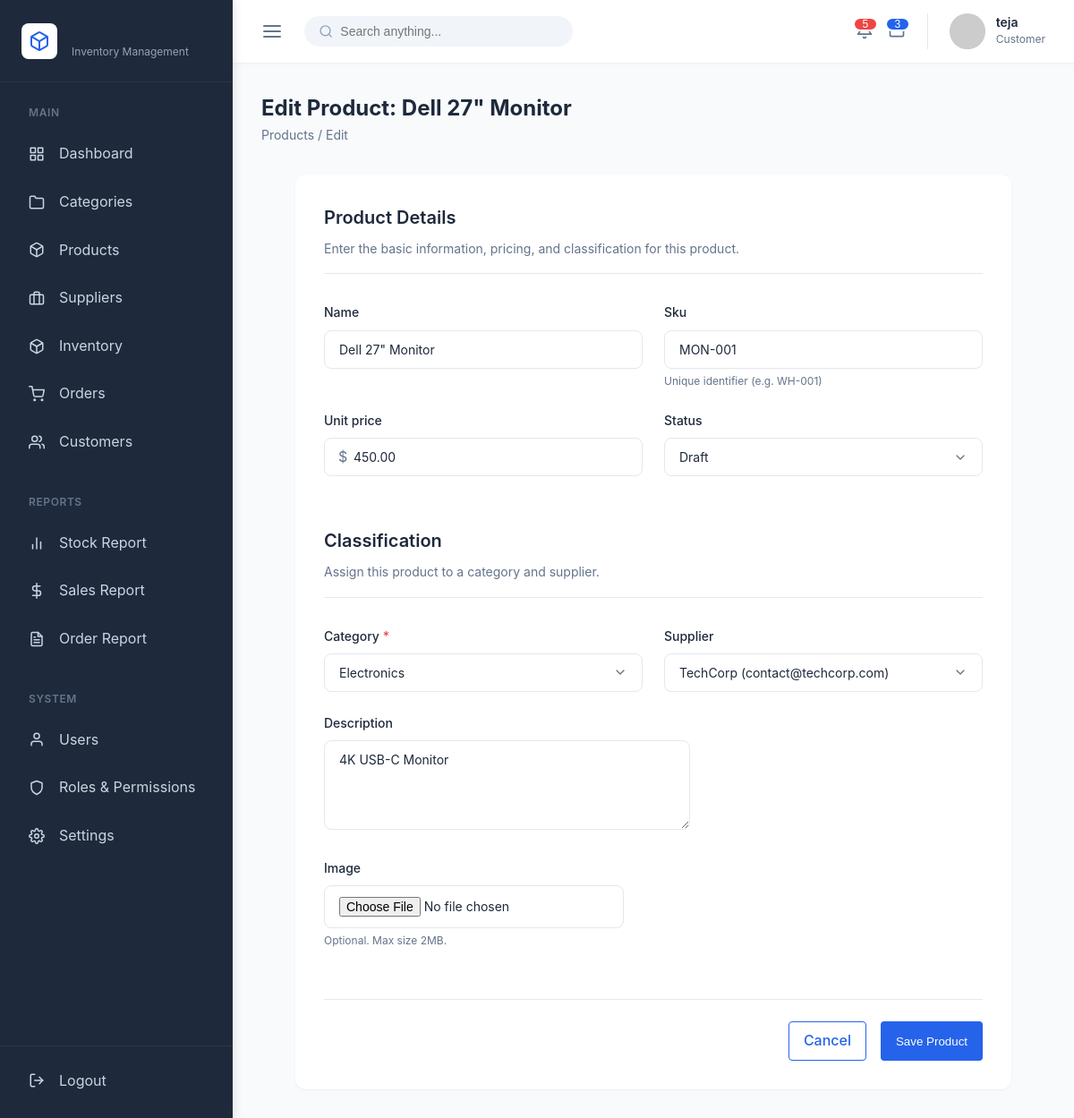
The app's page /products/2/edit/ (signed in) with its own data.
### apps/accounts/models.py (models this page shows, shortened)
class User(AbstractUser):
    class Role(models.TextChoices):
        ADMIN = 'ADMIN', 'Admin'
        INVENTORY_MANAGER = 'INVENTORY_MANAGER', 'Inventory Manager'
        CUSTOMER = 'CUSTOMER', 'Customer'
    role = models.CharField(
        max_length=20,
        choices=Role.choices,
        default=Role.CUSTOMER
    )
    class Meta:
        db_table = 'auth_user'
        verbose_name = 'User'
        verbose_name_plural = 'Users'

### apps/products/models.py (models this page shows, shortened)
class Product(models.Model):
    class Status(models.TextChoices):
        ACTIVE = 'ACTIVE', 'Active'
        DRAFT = 'DRAFT', 'Draft'
        ARCHIVED = 'ARCHIVED', 'Archived'
    sku = models.CharField(max_length=50, unique=True, help_text="Stock Keeping Unit")
    name = models.CharField(max_length=200)
    description = models.TextField(blank=True)
    unit_price = models.DecimalField(max_digits=10, decimal_places=2)
    category = models.ForeignKey(Category, on_delete=models.PROTECT, related_name='products')
    supplier = models.ForeignKey(Supplier, on_delete=models.SET_NULL, null=True, blank=True, related_name='products')
    status = models.CharField(
        max_length=20,
        choices=Status.choices,
        default=Status.DRAFT
    )
    image = models.ImageField(upload_to='products/', null=True, blank=True)
    created_at = models.DateTimeField(auto_now_add=True)
    updated_at = models.DateTimeField(auto_now=True)
    class Meta:
        db_table = 'products'
        ordering = ['name']

### apps/products/views.py (the view, shortened to what this page needs)
# urls.py: path('<int:pk>/edit/', ProductUpdateView.as_view(), name='ui_product_edit'),
class ProductUpdateView(LoginRequiredMixin, UpdateView):
    model = Product
    form_class = ProductForm
    template_name = 'products/form.html'
    success_url = reverse_lazy('ui_product_list')

### apps/products/forms.py
class ProductForm(forms.ModelForm):
    class Meta:
        model = Product
        fields = ['sku', 'name', 'category', 'supplier', 'description', 'unit_price', 'image', 'status']
        widgets = {
            'description': forms.Textarea(attrs={'rows': 4}),
            'unit_price': forms.NumberInput(attrs={'class': 'form-control', 'step': '0.01', 'min': '0'}),
            'image': forms.ClearableFileInput(attrs={'class': 'form-control'}),
            'status': forms.Select(attrs={'class': 'form-control'}),
        }
    def __init__(self, *args, **kwargs):
        super().__init__(*args, **kwargs)
        for field_name, field in self.fields.items():
            if field_name not in ['unit_price', 'image', 'status']:
                field.widget.attrs['class'] = 'form-control'

### apps/categories/models.py (called while the page is built)
    def __str__(self):
        return self.name

### apps/suppliers/models.py (called while the page is built)
    def __str__(self):
        return f"{self.name} ({self.email})"

### templates/products/form.html (shortened to what this page needs)
{% extends "base.html" %}
{% block content %}
<div class="page-header" style="margin-bottom: 2rem;">
    <div class="page-title">
        <h1 style="margin: 0; font-size: 1.5rem; font-weight: 700;">
            {% if object %}Edit Product: {{ object.name }}{% else %}Add New Product{% endif %}
        </h1>
        <p style="margin: 0; color: var(--text-secondary); font-size: 0.875rem;">
            <a href="{% url 'ui_product_list' %}" style="text-decoration: none; color: inherit;">Products</a> /
            {% if object %}Edit{% else %}New{% endif %}
        </p>
    </div>
</div>
<div class="form-container">
    <div class="form-header">
        <h3>Product Details</h3>
        <p>Enter the basic information, pricing, and classification for this product.</p>
    </div>
    <form method="POST" action="" enctype="multipart/form-data">
        <div class="form-row">
            <div class="form-col">
                <div class="form-group">
                    <label for="{{ form.name.id_for_label }}">{{ form.name.label }}</label>
                    {{ form.name }}
                </div>
            </div>
            <div class="form-col">
                <div class="form-group">
                    <label for="{{ form.sku.id_for_label }}">{{ form.sku.label }}</label>
                    {{ form.sku }}
                    {% if form.sku.errors %}
                        <span class="help-text" style="color: var(--danger-color);">{{ form.sku.errors.0 }}</span>
                    {% else %}
                        <span class="help-text">Unique identifier (e.g. WH-001)</span>
                    {% endif %}
                </div>
            </div>
        </div>
        <div class="form-row">
            <div class="form-col">
                <div class="form-group">
                    <label for="{{ form.unit_price.id_for_label }}">{{ form.unit_price.label }}</label>
                    <div style="position: relative;">
                        <span style="position: absolute; left: 1rem; top: 50%; transform: translateY(-50%); color: var(--text-secondary);">$</span>
                        {{ form.unit_price }}
                    </div>
                </div>
            </div>
            <div class="form-col">
                <div class="form-group">
                    <label for="{{ form.status.id_for_label }}">{{ form.status.label }}</label>
                    {{ form.status }}
                </div>
            </div>
        </div>
        <div class="form-header" style="margin-top: 2rem;">
            <h3>Classification</h3>
            <p>Assign this product to a category and supplier.</p>
        </div>
        <div class="form-row">
            <div class="form-col">
                <div class="form-group">
                    <label for="{{ form.category.id_for_label }}">{{ form.category.label }} <span style="color: var(--danger-color);">*</span></label>
                    {{ form.category }}
                </div>
            </div>
            <div class="form-col">
                <div class="form-group">
                    <label for="{{ form.supplier.id_for_label }}">{{ form.supplier.label }}</label>
                    {{ form.supplier }}
                </div>
            </div>
        </div>
        <div class="form-row">
            <div class="form-group" style="grid-column: 1 / -1;">
                <label for="{{ form.description.id_for_label }}">{{ form.description.label }}</label>
                {{ form.description }}
            </div>
        </div>
        <div class="form-row">
            <div class="form-group">
                <label for="{{ form.image.id_for_label }}">{{ form.image.label }}</label>
                {{ form.image }}
                <span class="help-text">Optional. Max size 2MB.</span>
            </div>
        </div>
        <div class="form-actions">
            <a href="{% url 'ui_product_list' %}" class="btn btn-outline">Cancel</a>
            <button type="submit" class="btn btn-primary">Save Product</button>
        </div>
    </form>
</div>
{% endblock %}

### templates/includes/topbar.html (shortened to what this page needs)
<header class="topbar">
    <div class="topbar-left">
        <button class="menu-toggle">
            <svg width="24" height="24" viewBox="0 0 24 24" fill="none" stroke="currentColor" stroke-width="2" stroke-linecap="round" stroke-linejoin="round"><line x1="3" y1="12" x2="21" y2="12"></line><line x1="3" y1="6" x2="21" y2="6"></line><line x1="3" y1="18" x2="21" y2="18"></line></svg>
        </button>
        <form class="search-bar" action="#" method="GET">
            <svg width="18" height="18" viewBox="0 0 24 24" fill="none" stroke="#94a3b8" stroke-width="2" stroke-linecap="round" stroke-linejoin="round"><circle cx="11" cy="11" r="8"></circle><line x1="21" y1="21" x2="16.65" y2="16.65"></line></svg>
            <input type="text" name="q" placeholder="Search anything...">
        </form>
    </div>
    <div class="topbar-right">
        <div class="topbar-actions">
            <button class="action-btn">
                <span class="badge">5</span>
            </button>
            <button class="action-btn">
                <span class="badge" style="background-color: var(--primary-color);">3</span>
            </button>
        </div>
        <div class="user-profile">
            <img src="https://ui-avatars.com/api/?name={{ user.first_name|default:user.username }}&background=2563eb&color=fff" alt="User Avatar" class="avatar">
            <div class="user-info">
                <span class="user-name">{{ user.first_name|default:user.username }}</span>
                <span class="user-role">{{ user.get_role_display|default:"Administrator" }}</span>
            </div>
        </div>
    </div>
</header>

### static/css/base.css (style rules this page uses)
:root { --primary-color: #2563eb; --primary-hover: #1d4ed8; --secondary-color: #475569; --background-color: #f8fafc; --surface-color: #ffffff; --text-primary: #1e293b; --text-secondary: #64748b; --border-color: #e2e8f0; --danger-color: #ef4444; --success-color: #22c55e; }
* { margin: 0; padding: 0; box-sizing: border-box; }
body { font-family: -apple-system, BlinkMacSystemFont, "Segoe UI", Roboto, Helvetica, Arial, sans-serif; background-color: var(--background-color); color: var(--text-primary); line-height: 1.6; }
h1, h2, h3, h4, h5, h6 { color: var(--text-primary); margin-bottom: 0.5rem; }
a { color: var(--primary-color); text-decoration: none; }

### static/css/layout.css (style rules this page uses)
.topbar { height: 70px; background-color: #ffffff; display: flex; align-items: center; justify-content: space-between; padding: 0 2rem; box-shadow: 0 1px 3px rgba(0,0,0,0.05); z-index: 90; }
.topbar-left { display: flex; align-items: center; gap: 1.5rem; }
.menu-toggle { background: none; border: none; color: #64748b; cursor: pointer; display: flex; }
.search-bar { display: flex; align-items: center; background-color: #f1f5f9; border-radius: 20px; padding: 0.5rem 1rem; width: 300px; }
.search-bar input { border: none; background: none; outline: none; width: 100%; margin-left: 0.5rem; font-size: 0.875rem; }
.topbar-right { display: flex; align-items: center; gap: 1.5rem; }
.topbar-actions { display: flex; align-items: center; gap: 1rem; }
.action-btn { background: none; border: none; color: #64748b; position: relative; cursor: pointer; }
.badge { position: absolute; top: -5px; right: -5px; background-color: var(--danger-color); color: white; font-size: 0.65rem; width: 16px; height: 16px; border-radius: 50%; display: flex; align-items: center; justify-content: center; font-weight: bold; border: 2px solid white; }
.user-profile { display: flex; align-items: center; gap: 0.75rem; border-left: 1px solid #e2e8f0; padding-left: 1.5rem; }
.avatar { width: 40px; height: 40px; border-radius: 50%; object-fit: cover; background-color: #e2e8f0; }
.user-info { display: flex; flex-direction: column; }
.user-name { font-weight: 600; font-size: 0.875rem; line-height: 1.2; }
.user-role { font-size: 0.75rem; color: #64748b; }

### static/css/components.css (style rules this page uses)
.btn { display: inline-block; padding: 0.5rem 1rem; border-radius: 4px; font-weight: 500; cursor: pointer; text-align: center; border: 1px solid transparent; transition: all 0.2s; }
.btn-primary { background-color: var(--primary-color); color: white; }
.btn-outline { background-color: transparent; color: var(--primary-color); border-color: var(--primary-color); }

### static/css/tables.css (style rules this page uses)
.badge { display: inline-flex; align-items: center; padding: 0.25rem 0.75rem; border-radius: 9999px; font-size: 0.75rem; font-weight: 500; }

### static/css/forms.css (style rules this page uses)
.form-container { background: white; border-radius: 12px; box-shadow: 0 1px 3px rgba(0,0,0,0.05); padding: 2rem; max-width: 800px; margin: 0 auto; }
.form-header { margin-bottom: 2rem; padding-bottom: 1rem; border-bottom: 1px solid var(--border-color); }
.form-header h3 { margin: 0 0 0.5rem 0; font-size: 1.25rem; font-weight: 600; }
.form-header p { margin: 0; font-size: 0.875rem; color: var(--text-secondary); }
.form-group { margin-bottom: 1.5rem; }
.form-group label { display: block; margin-bottom: 0.5rem; font-size: 0.875rem; font-weight: 500; color: var(--text-primary); }
.form-control { width: 100%; padding: 0.75rem 1rem; border: 1px solid var(--border-color); border-radius: 8px; font-size: 0.875rem; color: var(--text-primary); background-color: #fff; transition: all 0.2s; font-family: inherit; }
textarea.form-control { resize: vertical; min-height: 100px; }
select.form-control { appearance: none; background-repeat: no-repeat; background-position: right 1rem center; padding-right: 2.5rem; }
.help-text { display: block; margin-top: 0.25rem; font-size: 0.75rem; color: var(--text-secondary); }
.form-actions { display: flex; justify-content: flex-end; gap: 1rem; margin-top: 2rem; padding-top: 1.5rem; border-top: 1px solid var(--border-color); }
.form-row { display: flex; gap: 1.5rem; }
.form-col { flex: 1; }

### templates/products/form.html (style rules this page uses)
#id_unit_price { padding-left: 2rem; }

### records on screen
Product: name "Dell 27\" Monitor", sku "MON-001", unit_price "450.00", status "Draft", category "Electronics", supplier "TechCorp (contact@techcorp.com)", description "4K USB-C Monitor"

### other values on screen
{{ user.first_name|default:user.username }} "teja"
{{ user.get_role_display|default:"Administrator" }} "Customer"
